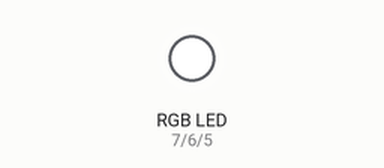
This sketch was run on a simulated Arduino Uno, built with avr-gcc and run on an emulated ATmega328P. On the bench: an RGB LED mixed from three pins (HIGH = lit). Dim RGB values are drawn brighter than linear.

Above: at 0.3 s.
At 4.9 s:
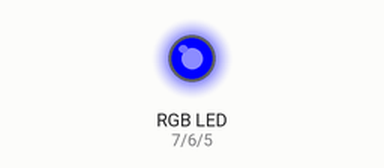
At 9.4 s:
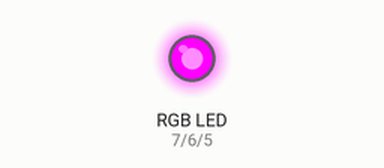
At 16.1 s:
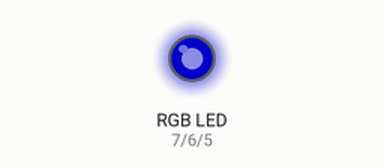
At 20.2 s:
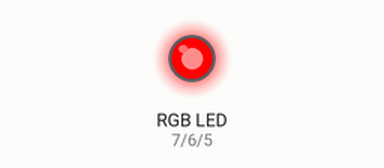
At 31.7 s:
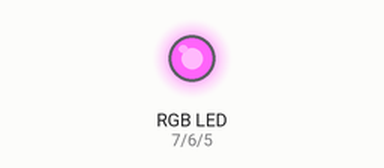
Timing chart, 0 to 33.0 s (numbered marks = the images above):
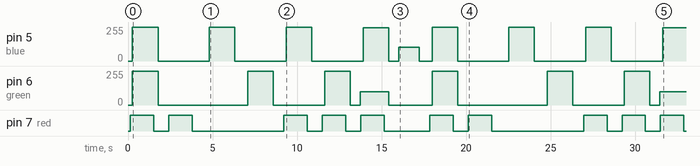

The sketch:

sketch_jan23a.ino
```cpp
/*
 * Video Link:
 * https://youtu.be/qlF-lQsU8JU
 */

int red = 7;
int green = 6;
int blue = 5;

void setup() {
  // put your setup code here, to run once:
  pinMode(red, OUTPUT);
  pinMode(green, OUTPUT);
  pinMode(blue, OUTPUT);
}

void loop() {
  // put your main code here, to run repeatedly:
  changeColor(255, 255, 255); // white
  changeColor(255, 0, 0); // red
  changeColor(0, 0, 255); // blue
  changeColor(0, 255, 0); // green
  changeColor(255, 0, 255); // magenta
  changeColor(255, 255, 0); // yellow
  changeColor(250, 100, 250); // pink
  changeColor(102, 0, 102); // purple
}

/**
 * Sets the LED color using RGB values, fading in and out
 * @param r analog PWM value for red (0-255)
 * @param g analog PWM value for green (0-255)
 * @param b analog PWM value for blue (0-255)
 */
void changeColor(int r, int g, int b) {
  // determine max value
  int maxVal = max(r, max(g, b));
  // fade in
  for (int i = 0; i < maxVal; i++) {
    if (i < r) {
      analogWrite(red, i);
    }
    if (i < g) {
      analogWrite(green, i);
    }
    if (i < b) {
      analogWrite(blue, i);
    }
    delay(1);
  }
  // just in case
  analogWrite(red, r);
  analogWrite(green, g);
  analogWrite(blue, b);
  delay(1000);
  // fade out
  for (int i = maxVal; i > 0; i--) {
    if (r > 0) {
      analogWrite(red, i);
    }
    if (g > 0) {
      analogWrite(green, i);
    }
    if (b > 0) {
      analogWrite(blue, i);
    }
    delay(2);
  }
  // insurance
  analogWrite(red, 0);
  analogWrite(green, 0);
  analogWrite(blue, 0);
  delay(500);
}
```

Measured:
- by itself, pin 5 (blue): 0/255 → 255/255 at 0.26 s, → 0/255 1.5 s later, → 255/255 3.0 s later, → 0/255 1.5 s later, … (17 changes in this stretch)
- by itself, pin 6 (green): 0/255 → 255/255 at 0.26 s, → 0/255 1.5 s later, → 255/255 5.3 s later, → 0/255 1.5 s later, … (17 changes in this stretch)
- by itself, pin 7 (red): LOW → HIGH at 0.13 s, → LOW 1.4 s later, → HIGH 0.89 s later, → LOW 1.4 s later, … (20 changes in this stretch)
